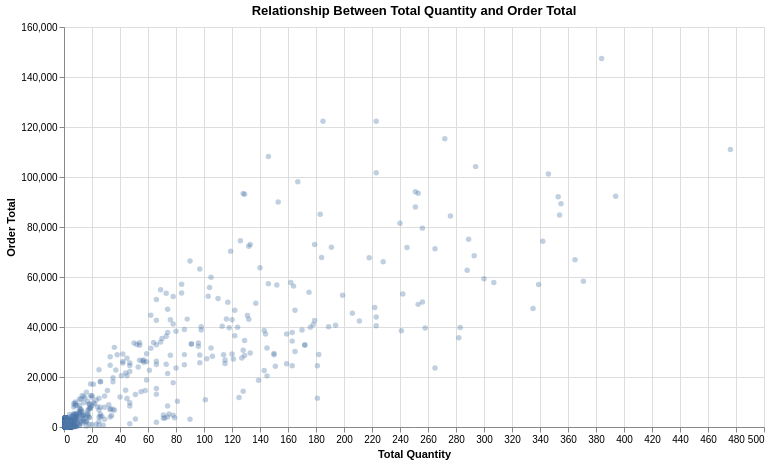

Notebook code for this chart:
### Code cell
feature_1_plot_data = pd.DataFrame({
    feature_1: X_train[feature_1],
    "order_total": y_train_model
})

alt.Chart(feature_1_plot_data).mark_circle(opacity=0.35).encode(
    x=alt.X(f"{feature_1}:Q", title="Total Quantity"),
    y=alt.Y("order_total:Q", title="Order Total"),
    tooltip=[feature_1, "order_total"]
).properties(
    title="Relationship Between Total Quantity and Order Total",
    width=700,
    height=400
)

### Figure 1 — Vega-Lite specification as saved in the notebook (floating-point values rounded to 4 significant figures; data arrays with more than 128 entries replaced by an {"elided": "..."} marker saying what was removed)
{"config": {"view": {"continuousWidth": 300, "continuousHeight": 300}}, "data": {"name": "data-588be6a8b0f5bb7737f1c4cbcd3f5692"}, "mark": {"type": "circle", "opacity": 0.35}, "encoding": {"tooltip": [{"field": "total_quantity", "type": "quantitative"}, {"field": "order_total", "type": "quantitative"}], "x": {"field": "total_quantity", "title": "Total Quantity", "type": "quantitative"}, "y": {"field": "order_total", "title": "Order Total", "type": "quantitative"}}, "height": 400, "title": "Relationship Between Total Quantity and Order Total", "width": 700, "$schema": "https://vega.github.io/schema/vega-lite/v5.20.1.json", "datasets": {"data-588be6a8b0f5bb7737f1c4cbcd3f5692": {"elided": "10749 records"}}}
